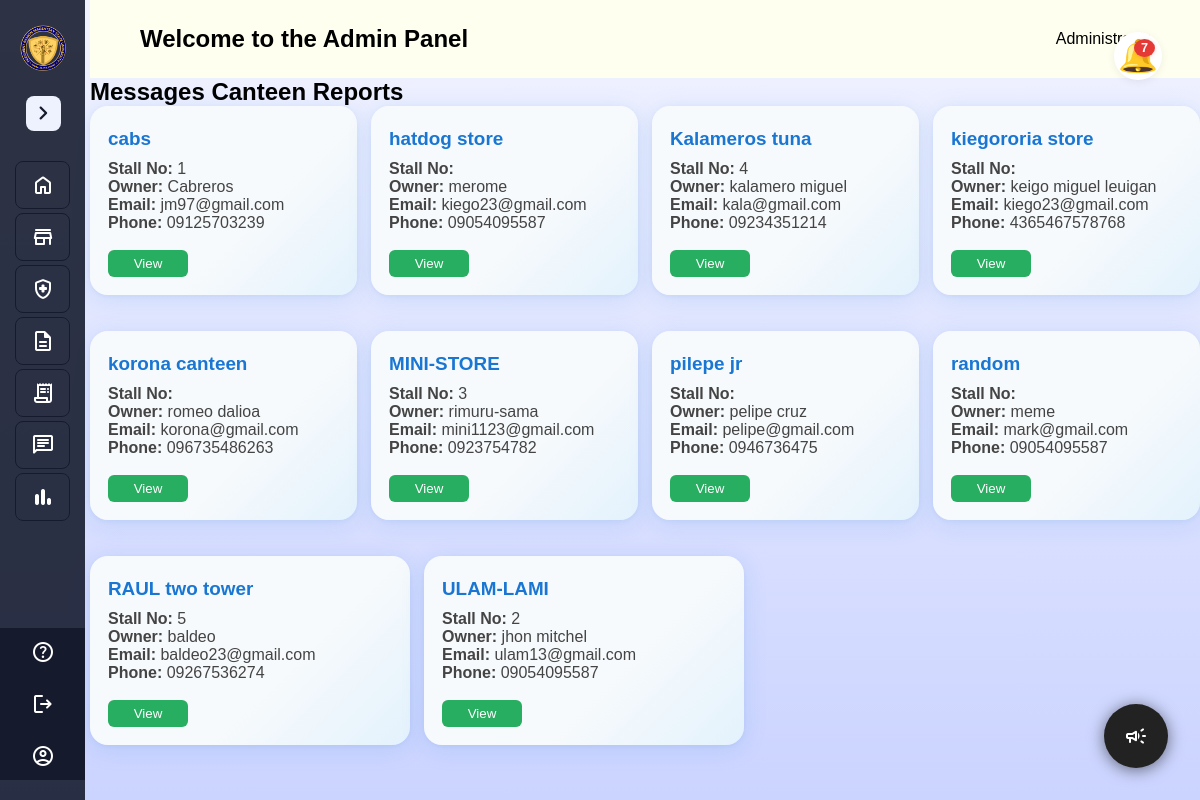
The page /admin_user/report_messages.php (signed in) on the database its author committed.
### tables this page shows
CREATE TABLE `cantines` (
  `id` int(11) NOT NULL,
  `name` text NOT NULL,
  `img` text DEFAULT NULL,
  `stall_no` int(11) DEFAULT NULL,
  `email` text NOT NULL,
  `phone` text NOT NULL,
  `owner` text NOT NULL,
  `Last_login` timestamp NOT NULL DEFAULT current_timestamp() ON UPDATE current_timestamp(),
  `registerDate` date NOT NULL,
  `username` varchar(255) NOT NULL,
  `password` varchar(255) NOT NULL,
  `active` tinyint(1) DEFAULT 0,
  `del_status` int(2) NOT NULL DEFAULT 0
);

### admin_user/report_messages.php (the view, shortened to what this page needs)
<?php
require_once "db.php";
$canteens = $conn->query("SELECT * FROM cantines ORDER BY name ASC");
?>
<!DOCTYPE html>
<html lang="en">
<head>
</head>
<body>
    <?php require_once "sidebar.php"; ?>
    <?php require_once "header.php"; ?>
    <h2>Messages Canteen Reports</h2>
    <div class="canteen-list">
    <?php
    mysqli_data_seek($canteens, 0);
    while($c = $canteens->fetch_assoc()): ?>
        <div class="canteen-card" id="canteen-card-<?= $c['id'] ?>">
            <div class="canteen-title"><?= htmlspecialchars($c['name']) ?></div>
            <div class="canteen-info">
                <span><strong>Stall No:</strong> <?= htmlspecialchars($c['stall_no']) ?></span><br>
                <span><strong>Owner:</strong> <?= htmlspecialchars($c['owner']) ?></span><br>
                <span><strong>Email:</strong> <?= htmlspecialchars($c['email']) ?></span><br>
                <span><strong>Phone:</strong> <?= htmlspecialchars($c['phone']) ?></span>
            </div>
            <button class="action-btn" onclick="viewCanteen(<?= $c['id'] ?>)">View</button>
        </div>
    <?php endwhile; ?>
    </div>
</body>
</html>

### admin_user/css/style.css (style rules this page uses)
* { margin: 0; padding: 0; box-sizing: border-box; font-family: "Poppins", sans-serif; }
body { min-height: 100vh; background: linear-gradient(#F1F3FF, #CBD4FF); transition: margin-left 0.3s ease; margin-left: 270px; }
body.sidebar-collapsed { margin-left: 90px; }

### admin_user/report_messages.php (style rules this page uses)
body { font-family: Arial, sans-serif; }
.canteen-card { background: linear-gradient(135deg, #f7fafc 60%, #e3f2fd 100%); border-radius: 18px; box-shadow: 0 4px 24px #1976d220, 0 1.5px 4px #1976d210; padding: 22px 18px 18px 18px; min-width: 260px; max-width: 320px; flex: 1 1 260px; display: flex; flex-direction: column; gap: 8px; position: relative; margin-bottom: 18px; }
.canteen-title { font-size:1.18em; font-weight:bold; color:#1976d2; margin-bottom:2px; }
.canteen-info { font-size:1em; color:#444; }
.action-btn { background:#27ae60; color:#fff; border:none; border-radius:6px; padding:6px 16px; cursor:pointer; margin-top:10px; width:80px; }
.canteen-list { display:flex; flex-wrap:wrap; gap:18px 14px; margin-bottom:24px; }

### rows shown on the page
cantines: name "cabs", stall_no "1", owner "Cabreros", email "jm97@gmail.com", phone "09125703239"
cantines: name "hatdog store", owner "merome", email "kiego23@gmail.com", phone "09054095587"
cantines: name "Kalameros tuna", stall_no "4", owner "kalamero miguel", email "kala@gmail.com", phone "09234351214"
cantines: name "kiegororia store", owner "keigo miguel leuigan", email "kiego23@gmail.com", phone "4365467578768"
cantines: name "korona canteen", owner "romeo dalioa", email "korona@gmail.com", phone "096735486263"
cantines: name "MINI-STORE", stall_no "3", owner "rimuru-sama", email "mini1123@gmail.com", phone "0923754782"
cantines: name "pilepe jr", owner "pelipe cruz", email "pelipe@gmail.com", phone "0946736475"
cantines: name "random", owner "meme", email "mark@gmail.com", phone "09054095587"
cantines: name "RAUL two tower", stall_no "5", owner "baldeo", email "baldeo23@gmail.com", phone "09267536274"
cantines: name "ULAM-LAMI", stall_no "2", owner "jhon mitchel", email "ulam13@gmail.com", phone "09054095587"

### other values the page prints
$notif_count "7"
$adminName "Administrator"
